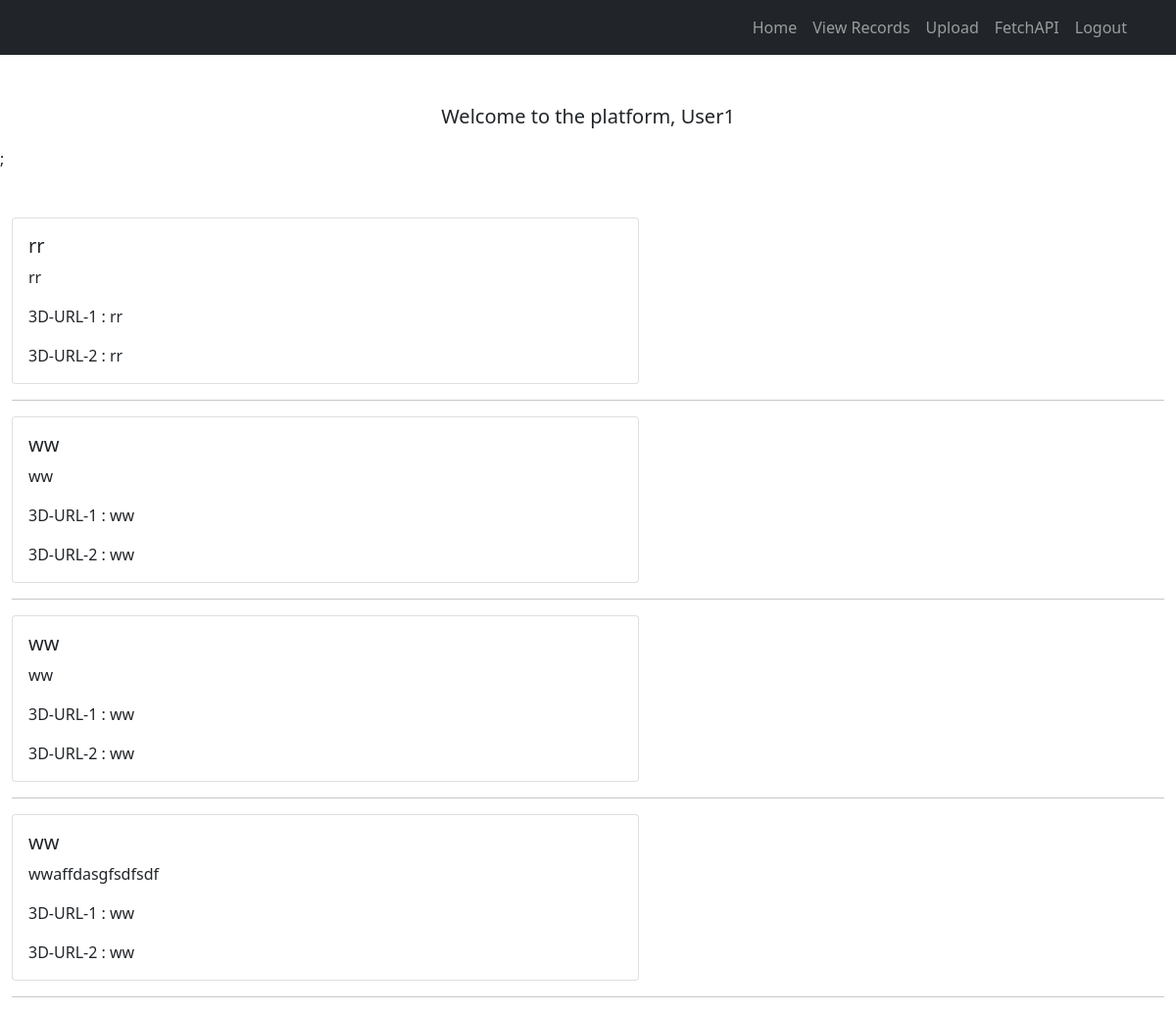
Before: /code/bak/index_08_12_2021.php (signed in) with the older database file.
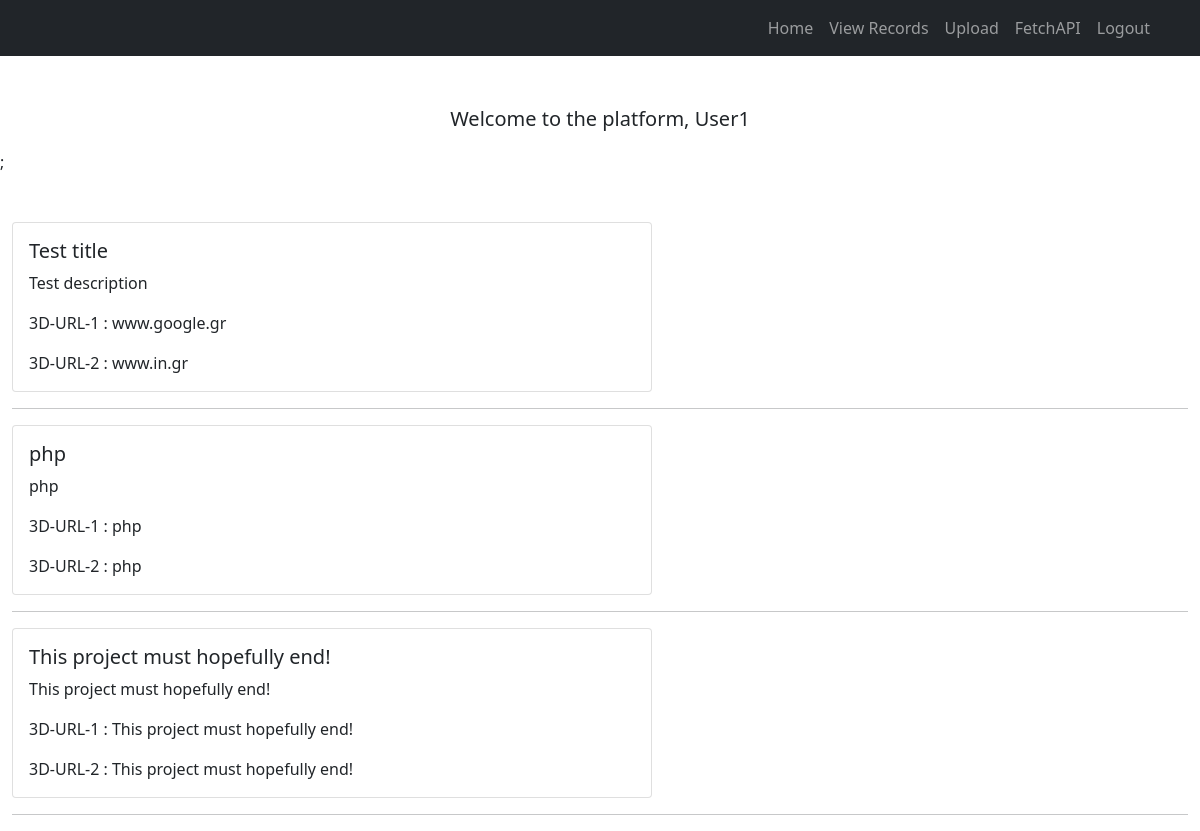
After: the same page with the newer database file.
### tables this page shows
CREATE TABLE `Data` (
  `Id` int(11) NOT NULL,
  `Title` varchar(50) DEFAULT NULL,
  `Description` text,
  `3durl1` text,
  `3durl2` text NOT NULL,
  `AdditionalInfoUrl` text,
  `Option1` varchar(30) DEFAULT NULL,
  `Option2` varchar(30) DEFAULT NULL
);

### code/functions.php (called while the page is built, shortened)
<?php
$host = 'api_mysql';
$data = 'api';
$user = 'user';
$pass = 'user';
$chrs = "utf8mb4";
$attr = "mysql:host=$host;dbname=$data;charset=$chrs";
$opts =
[
    PDO::ATTR_ERRMODE => PDO::ERRMODE_EXCEPTION,
    PDO::ATTR_DEFAULT_FETCH_MODE => PDO::FETCH_ASSOC,
    PDO::ATTR_EMULATE_PREPARES => false,
];
global $pdo;
try
{
    $pdo = new PDO($attr, $user, $pass, $opts);
}
catch (PDOException $ex)
{
    echo $ex->getMessage();
}
function fetchData()
{
    global $pdo;
    $result = array();
    $sql = "SELECT * from Data ORDER BY Id DESC";
    $stmt = $pdo->query($sql);
    try {
        $result = $stmt->fetchAll();
    } catch(PDOException $err) {
        echo $err->getMessage();
    }
    return $result;
}
?>

### code/bak/index_08_12_2021.php (the view, shortened to what this page needs)
<?php
require_once 'header.php';
if (isset($_SESSION['user']) && !empty($_SESSION['user']))
{
    $user = $_SESSION['user'];
    $loggedin = TRUE;
}
else $loggedin = FALSE;
include_once 'navbar.php';
if ($loggedin) {
    $user = $_SESSION['user'];
} else {
    $user = "please log in";
}
echo <<< _END
    <div class='container-fluid'>
        <div class='text-center mt-5'>
            <p class='lead'>Welcome to the platform, <strong>$user</strong></p>
        </div>
    </div>;
_END;
?>
        <?php if($loggedin) { ?>
            <div class="container-fluid">
            <?php
            include_once 'functions.php';
            $html = "";
            if($result = fetchData()){
                foreach ($result as $row) {
                    $html .= "<div class='card' style='width: 40rem;'>
                    <div class='card-body'>
                    <h5 class='card-title'>" . $row['Title'] . "</h5>
                    <p class='card-text'>" . $row['Description'] . "</p>";
                    $html .= "
                    <p class='card-text'> 3D-URL-1 : " . $row['3durl1'] . "</p>
                    <p class='card-text'> 3D-URL-2 : " . $row['3durl2'] . "</p>
                    </div>
                    </div>
                    <hr>
                    ";
                }
            }
            echo $html;
            ?>
        </div>
        <?php
        } else {
            echo "<div></div>";
        }
        ?>
    </body>
</html>

Changed rows visible on the page:
removed data: Title "rr", Description "rr", 3durl1 "rr", 3durl2 "rr"
removed data: Title "ww", Description "ww", 3durl1 "ww", 3durl2 "ww"
removed data: Title "ww", Description "ww", 3durl1 "ww", 3durl2 "ww"
removed data: Title "ww", Description "wwaffdasgfsdfsdf", 3durl1 "ww", 3durl2 "ww"
added data: Title "Test title", Description "Test description", 3durl1 "www.google.gr", 3durl2 "www.in.gr"
added data: Title "php", Description "php", 3durl1 "php", 3durl2 "php"
added data: Title "This project must hopefully end!", Description "This project must hopefully end!", 3durl1 "This project must hopefully end!", 3durl2 "This project must hopefully end!"
